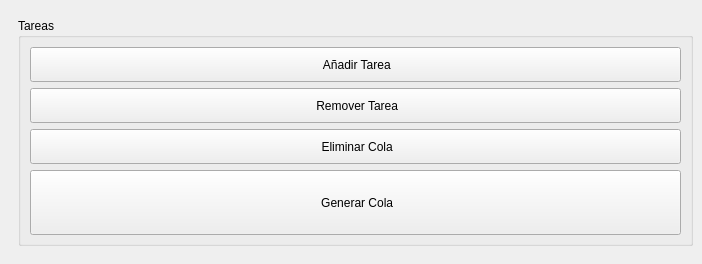
<?xml version="1.0" encoding="UTF-8"?>
<ui version="4.0">
 <class>MainWindow</class>
 <widget class="QMainWindow" name="MainWindow">
  <property name="geometry">
   <rect>
    <x>0</x>
    <y>0</y>
    <width>702</width>
    <height>264</height>
   </rect>
  </property>
  <widget class="QWidget" name="centralwidget">
   <layout class="QVBoxLayout" name="verticalLayout">
    <item>
     <widget class="QWidget" name="controls_widget" native="true">
      <property name="minimumSize">
       <size>
        <width>0</width>
        <height>200</height>
       </size>
      </property>
      <property name="maximumSize">
       <size>
        <width>16777215</width>
        <height>250</height>
       </size>
      </property>
      <layout class="QHBoxLayout" name="horizontalLayout_2">
       <property name="rightMargin">
        <number>0</number>
       </property>
       <item>
        <widget class="QGroupBox" name="tasks_group">
         <property name="minimumSize">
          <size>
           <width>150</width>
           <height>0</height>
          </size>
         </property>
         <property name="title">
          <string>Tareas</string>
         </property>
         <layout class="QVBoxLayout" name="verticalLayout_7">
          <item>
           <widget class="QPushButton" name="add_task_button">
            <property name="minimumSize">
             <size>
              <width>0</width>
              <height>35</height>
             </size>
            </property>
            <property name="text">
             <string> Añadir Tarea</string>
            </property>
            <property name="icon">
             <iconset>
              <normaloff>../resources/icons/16/action/plus-circle.svg</normaloff>../resources/icons/16/action/plus-circle.svg</iconset>
            </property>
            <property name="default">
             <bool>false</bool>
            </property>
            <property name="flat">
             <bool>false</bool>
            </property>
           </widget>
          </item>
          <item>
           <widget class="QPushButton" name="remove_task_button">
            <property name="minimumSize">
             <size>
              <width>0</width>
              <height>35</height>
             </size>
            </property>
            <property name="text">
             <string> Remover Tarea</string>
            </property>
            <property name="icon">
             <iconset>
              <normaloff>../resources/icons/16/action/minus-circle.svg</normaloff>../resources/icons/16/action/minus-circle.svg</iconset>
            </property>
            <property name="default">
             <bool>false</bool>
            </property>
            <property name="flat">
             <bool>false</bool>
            </property>
           </widget>
          </item>
          <item>
           <widget class="QPushButton" name="delete_queue_button">
            <property name="minimumSize">
             <size>
              <width>0</width>
              <height>35</height>
             </size>
            </property>
            <property name="text">
             <string> Eliminar Cola</string>
            </property>
            <property name="icon">
             <iconset>
              <normaloff>../resources/icons/16/action/trash.svg</normaloff>../resources/icons/16/action/trash.svg</iconset>
            </property>
            <property name="default">
             <bool>false</bool>
            </property>
            <property name="flat">
             <bool>false</bool>
            </property>
           </widget>
          </item>
          <item>
           <widget class="QPushButton" name="plot_button">
            <property name="minimumSize">
             <size>
              <width>0</width>
              <height>65</height>
             </size>
            </property>
            <property name="text">
             <string> Generar Cola</string>
            </property>
            <property name="icon">
             <iconset>
              <normaloff>../resources/icons/16/action/address-book-add.svg</normaloff>../resources/icons/16/action/address-book-add.svg</iconset>
            </property>
           </widget>
          </item>
         </layout>
        </widget>
       </item>
      </layout>
     </widget>
    </item>
   </layout>
  </widget>
 </widget>
 <resources/>
 <connections/>
</ui>
